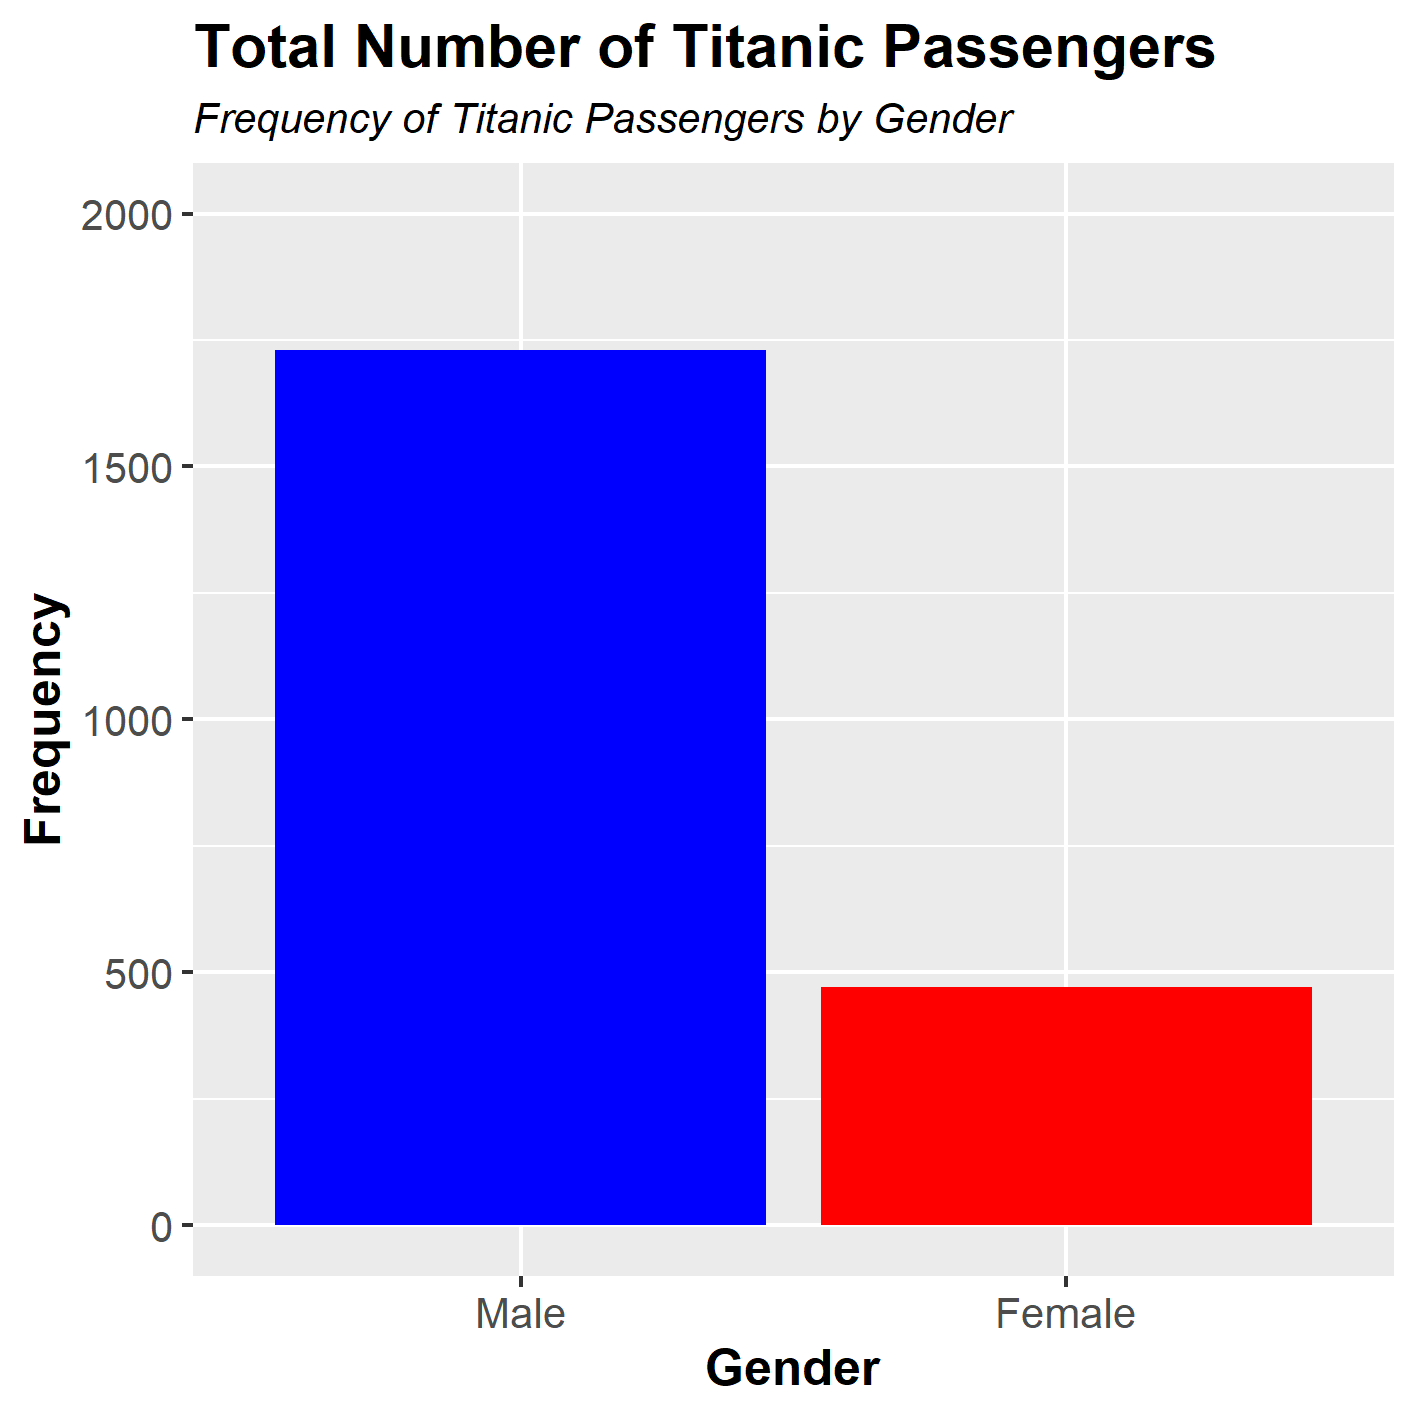

This figure's R source:
# Loading packages
library(ggplot2)

# Obtaining the dataset
df_titanic <- as.data.frame(Titanic)  

# Constructing the plot
ggplot(df_titanic, aes(x = Sex, y = Freq, fill = Sex)) +
  geom_bar(stat = "identity") +
  labs(
    title = "Total Number of Titanic Passengers",
    subtitle = "Frequency of Titanic Passengers by Gender",
    x = "Gender",
    y = "Frequency"
  ) +
  scale_y_continuous(limits = c(0, 2000), breaks = seq(0, 2000, by = 500)) + 
  scale_fill_manual(values = c('blue','red')) +
  theme_gray() +
  theme(
    legend.position = "none",
    title = element_text(face = "bold", size = 12),
    plot.subtitle = element_text(size = 10, face = "italic"),
    axis.title.x = element_text(face = "bold", size = 12),
    axis.text.x = element_text(size = 10),
    axis.title.y = element_text(face = "bold", size = 12),
    axis.text.y = element_text(size = 10)
  )

# Save the plot as a PNG image
ggsave("ggplot2_BarPlot_01.png", units = 'cm', width = 12, height = 12, dpi = 300)
